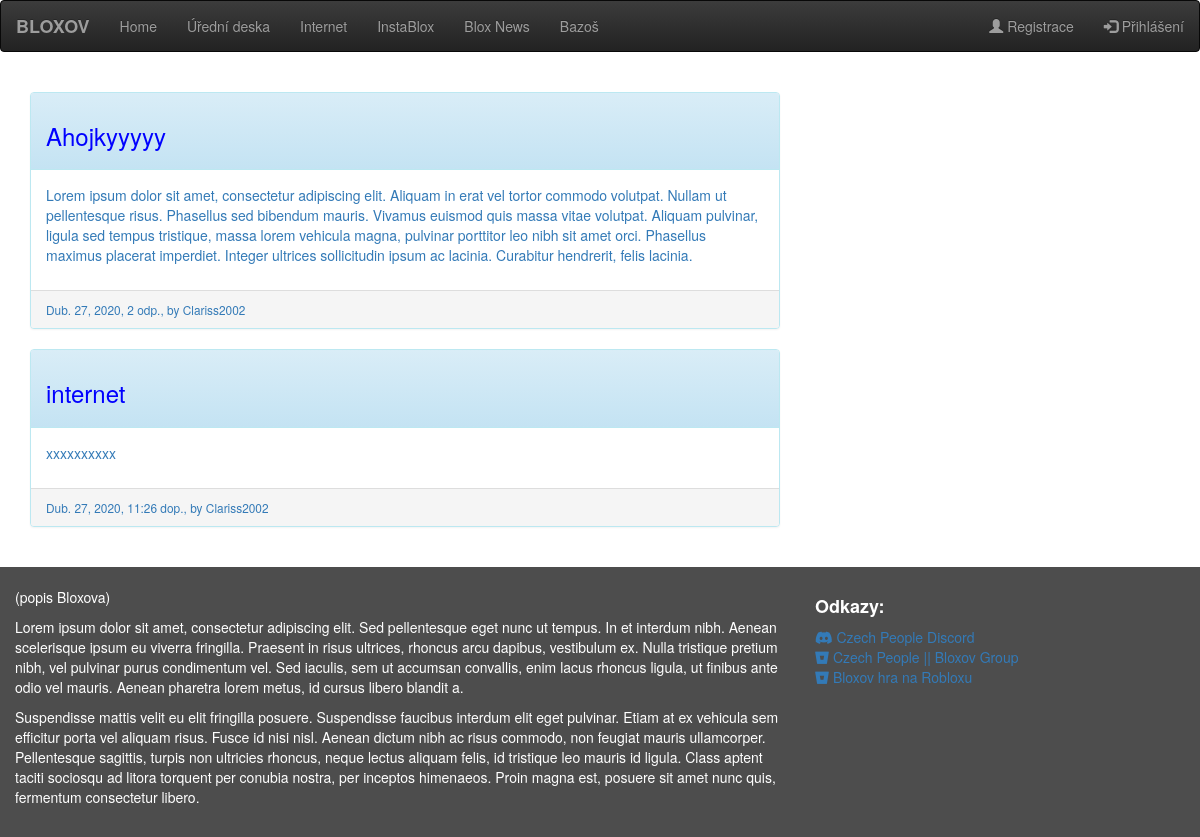
The page /internet/ on the database its author committed.
### bloxov/models.py (models this page shows, shortened)
class Clanek(models.Model):
    KATEGORIE = (
        (1, 'Bazoš'),
        (2, 'BloxNews'),
        (3, 'InstaBlox'),
        (4, 'Internet'),
        (5, 'Úřední deska'),
    )
    autor = models.ForeignKey('auth.User', on_delete=models.CASCADE, null=True)
    postava = models.ForeignKey('bloxov.Postava', on_delete=models.CASCADE, null=True,
                                verbose_name="Postava jako autor")
    titulek = models.CharField(max_length=100)
    obsah = models.TextField()
    vytvoreno = models.DateTimeField(default=timezone.now)
    publikovano = models.DateTimeField(blank=True, null=True)
    kategorie = models.IntegerField(default=1, choices=KATEGORIE)
    obrazek = models.FileField(upload_to='obrazky/', null=True)
    class Meta:
        verbose_name_plural = 'Clanky'

### bloxov/views.py (the view)
# urls.py: url(r'^internet/$', views.internet, name="internet"),
def internet(request):
    clanky = Clanek.objects.filter(publikovano__lte=timezone.now()).order_by('-publikovano')
    postavy = Postava.objects.order_by('prijmeni')
    return render(request, 'bloxov/internet_list.html', {'clanky': clanky, 'postavy': postavy})

### bloxov/templates/bloxov/internet_list.html (shortened to what this page needs)
{% extends 'bloxov/main.html' %}
{% block content %}
    {% for clanek in clanky %}
        {% if clanek.kategorie == 4 %}
            <a href="/clanek/{{clanek.id}}">
                <div class="panel panel-info">
                    <div class="panel-heading">
                        <h3>{{ clanek.titulek }}</h3>
                    </div>
                    <div class="panel-body">
                        <p>{{ clanek.obsah|linebreaksbr }}</p>
                    </div>
                    <div class="panel-footer">
                        <small>{{ clanek.publikovano }}, by {{ clanek.autor }}</small>
                    </div>
                </div>
            </a>
        {% endif %}
    {% endfor %}
{% endblock %}

### bloxov/static/css/main.css (style rules this page uses)
h3, main h4 { color: blue; }

### rows shown on the page
Clanek: titulek "Ahojkyyyyy", obsah "Lorem ipsum dolor sit amet, consectetur adipiscing elit. Aliquam in erat vel tortor commodo volutpat. Nullam ut pellentesque risus. Phasellus sed bibendum mauris. Vivamus euismod quis massa vitae volutpat. Aliquam pulvinar, ligula sed tempus tristique, massa lorem vehicula magna, pulvinar porttitor leo nibh sit amet orci. Phasellus maximus placerat imperdiet. Integer ultrices sollicitudin ipsum ac lacinia. Curabitur hendrerit, felis lacinia.", publikovano "Dub. 27, 2020, 2 odp.", autor "Clariss2002"
Clanek: titulek "internet", obsah "xxxxxxxxxx", publikovano "Dub. 27, 2020, 11:26 dop.", autor "Clariss2002"
